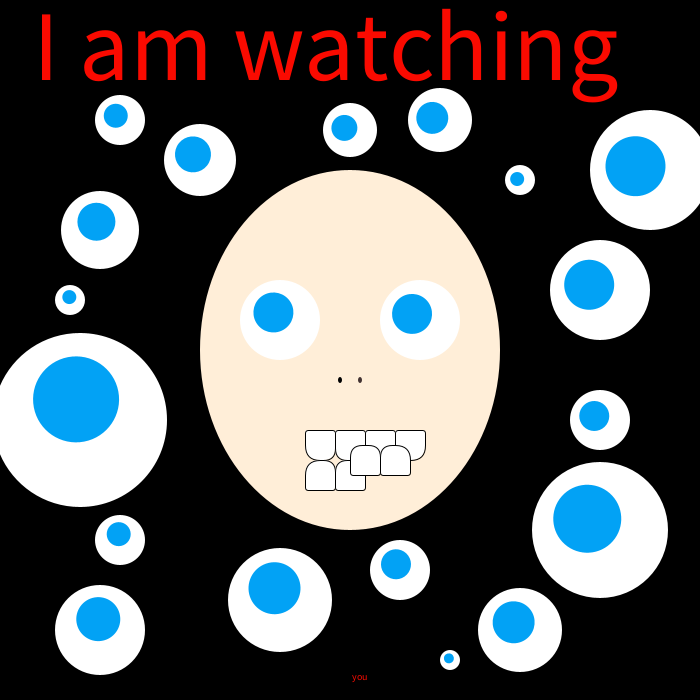
Frame 1 (no input)
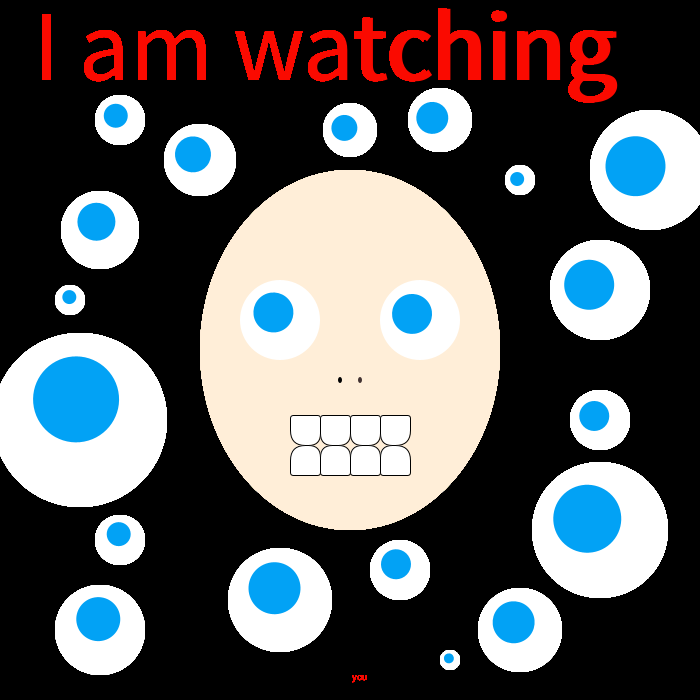
Frame 60 (the mouse pressed at the canvas centre just before this capture)
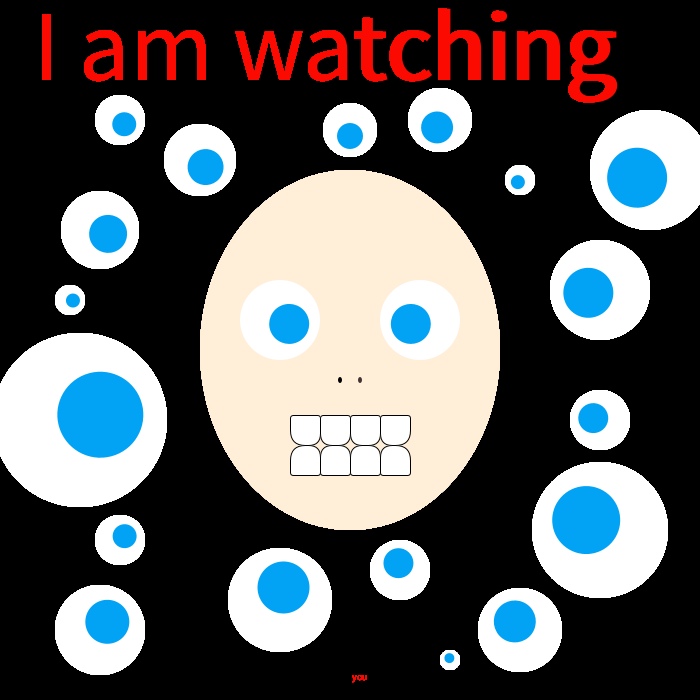
Frame 120 (the mouse held since frame 60 and released just before this capture)

The Processing sketch that drew these frames (run headless with seeded random() and noise(); from frame 60 on, the mouse is pressed at the canvas centre):

// Processing sketch: processing_117471
// ── processing_117471.pde

//

Eye e1, e2, e3, e4, e5, e6, e7, e8, e9, e10, e11, e12, e13, e14, e15, e16, e17, e18,e19,e20;

void setup() {
  size(700, 700);
  noStroke();
  e1 = new Eye(280, 320, 40);
  e2 = new Eye(420, 320, 40);  
  e3 = new Eye(600, 290, 50);
  e4 = new Eye(600, 530, 68);
  e5 = new Eye(100, 630, 45);
  e6 = new Eye(400, 570, 30);
  e7 = new Eye(520, 630, 42);
  e8 = new Eye(80, 420, 87);
  e9 = new Eye(200, 160, 36);
  e10 = new Eye(100, 230, 39);
  e11 = new Eye(450, 660, 10);
  e12 = new Eye(600, 420, 30);
  e13 = new Eye(520, 180, 15);
  e14 = new Eye(120, 120, 25);
  e15 = new Eye(70, 300, 15);
  e16 = new Eye(350, 130, 27);
  e17 = new Eye(120, 540, 25);
  e18 = new Eye(280,600, 52);
    e19 = new Eye(650,170, 60);
      e20 = new Eye(440,120, 32);
      

  background(0);
}


void draw() {
  //face
  noStroke();
  ellipseMode(RADIUS);
  fill(255, 238, 216);
  ellipse(350, 350, 150, 180);

  textSize(100);
  fill(250, 10, 0);
  text("I am watching ", 33, 80); 
  textSize(10);
  fill(250, 10, 0);
  text(" you", 350, 680); 
  
  //hair


  //nose1
  ellipseMode(RADIUS);
  noStroke();
  fill(0, 0, 0);
  ellipse(340, 380, 2, 3);


  //nose2
  ellipseMode(RADIUS);
  noStroke();
  fill(67, 51, 50);
  ellipse(360, 380, 2, 3);


  e1.update(mouseX, mouseY);
  e2.update(mouseX, mouseY);
  e3.update(mouseX, mouseY);
  e4.update(mouseX, mouseY);
  e5.update(mouseX, mouseY);
  e6.update(mouseX, mouseY);
  e7.update(mouseX, mouseY);
  e8.update(mouseX, mouseY);
  e9.update(mouseX, mouseY);
  e10.update(mouseX, mouseY);
  e11.update(mouseX, mouseY);
  e12.update(mouseX, mouseY);
  e13.update(mouseX, mouseY);
  e14.update(mouseX, mouseY);
  e15.update(mouseX, mouseY);
  e16.update(mouseX, mouseY);
  e17.update(mouseX, mouseY);
  e18.update(mouseX, mouseY);
  e19.update(mouseX, mouseY);
  e20.update(mouseX, mouseY);
  e1.display();
  e2.display();
  e3.display();
  e4.display();
  e5.display();
  e6.display();
  e7.display();  
  e8.display();  
  e9.display();
  e10.display();
  e11.display();
  e12.display();
  e13.display();
  e14.display();
  e15.display();
  e16.display();
  e17.display();
  e18.display();
    e19.display();
      e20.display();

  //teeth
  fill(255, 255, 255);
  stroke(0);
  rect(305, 430, 30, 30, 3, 3, 12, 18);

  //teeth1
  fill(255, 255, 255);
  stroke(0);
  rect(335, 430, 30, 30, 3, 3, 12, 12);

  //teeth2
  fill(255, 255, 255);
  stroke(0);
  rect(365, 430, 30, 30, 3, 3, 12, 12);


  //teeth3
  fill(255, 255, 255);
  stroke(0);
  rect(395, 430, 30, 30, 3, 3, 18, 12);

  //teeth4

  fill(255, 255, 255);
  stroke(0);
  rect(305, 460, 30, 30, 18, 12, 3, 3);

  //teeth5

  fill(255, 255, 255);
  stroke(0);
  rect(335, 460, 30, 30, 12, 12, 3, 3);

  //teeth6
  rectMode(CENTER);
  fill(255, 255, 255);
  stroke(0);
  rect(365, 460, 30, 30, 12, 12, 3, 3);


  //teeth7
  rectMode(CENTER);
  fill(255, 255, 255);
  stroke(0);
  rect(395, 460, 30, 30, 12, 18, 3, 3);
}

class Eye {
  int x, y;
  int size;
  float angle = 0.0;

  Eye(int tx, int ty, int ts) {
    x = tx;
    y = ty;
    size = ts;
  }

  void update(int mx, int my) {
    angle = atan2(my-y, mx-x);
  }

  void display() {
    pushMatrix();
    translate(x, y);
    fill(255, 255, 255);
    ellipse(0, 0, size, size);
    rotate(angle);
    fill(2, 162, 245);
    ellipse(size/4, 0, size/2, size/2);
    popMatrix();
  }
}
